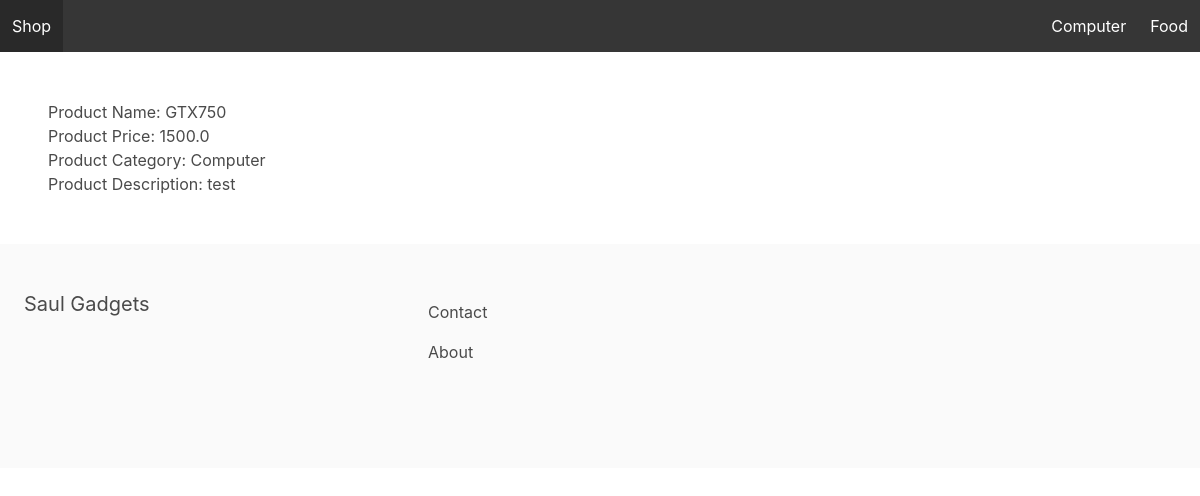
The page /computer/gtx750/ on the database as committed earlier.
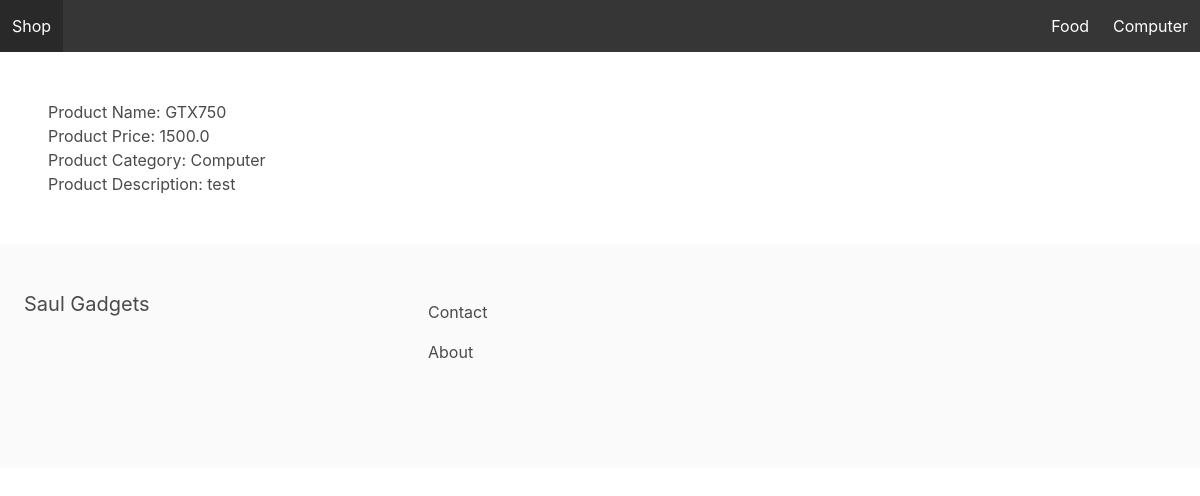
The same page on the database as committed later.
### apps/store/models.py (models this page shows, shortened)
class Category(models.Model):
    title = models.CharField(max_length=255)
    slug = models.SlugField(max_length=255)
    ordering = models.IntegerField(default=0)
    class Meta:
        verbose_name_plural = 'Categories'
        ordering = ('ordering',)
    def __str__(self):
        return self.title

class Product(models.Model):
      category = models.ForeignKey(Category, related_name='products', on_delete=models.CASCADE)
      title = models.CharField(max_length=255)
      slug = models.SlugField(max_length=255)
      description = models.TextField(blank=True, null=True)
      price = models.FloatField()
      id = models.AutoField(primary_key=True)

### apps/store/views.py (the view)
# urls.py: path('<slug:category_slug>/<slug:slug>/', product_detail, name='product_detail'),
def product_detail(request, category_slug, slug):
    product = get_object_or_404(Product, slug=slug)
    context = {
        'product':product
    }
    return render(request, 'product_detail.html', context)

### apps/store/context_processor.py (called while the page is built)
def menu_categories(request):
    categories = Category.objects.all()
    return {'menu_categories': categories}

### apps/store/templates/product_detail.html
{% extends 'base.html'%}
{% block content %}
<h1>Product Name: {{ product.title }}</h1>
<h1>Product Price: {{ product.price }}</h1>
<h1>Product Category: {{ product.category }}</h1>
<h1>Product Description: {{ product.description }}</h1>
{% endblock %}

### apps/core/templates/base.html (shortened to what this page needs)
<html>
	<head>
		<link rel="stylesheet" href="https://cdn.jsdelivr.net/npm/bulma@0.9.0/css/bulma.min.css">
	</head>
	<body>
		<nav class="navbar is-dark">
			<div class="navbar-brand">
				<a class="navbar-item" href="/">Shop</a>
			</div>
			<div id="main-navbar" class="navbar-menu">
				<div class="navbar-end">
					{% for category in menu_categories %}
					    <a href="{% url 'category_detail' category.slug %}" class="navbar-item">{{ category.title }}</a>
					{% endfor %}
				</div>
			</div>
        </nav>
		<section class="section">
			{% block content %}
            {% endblock %}
		</section>
		<footer class="footer">
			<div class="columns">
				<div class="column is-4">
					<h2 class="subtitle">Saul Gadgets</h2>
				</div>
				<div class="column is-8">
					<a href="{% url 'contact' %}" class="navbar-item">Contact</a>
					<a href="{% url 'about' %}" class="navbar-item">About</a>
				</div>
			</div>
		</footer>
	</body>
</html>

Rows that differ between the two databases and show on the page:
changed Category "Food": moves up the list
